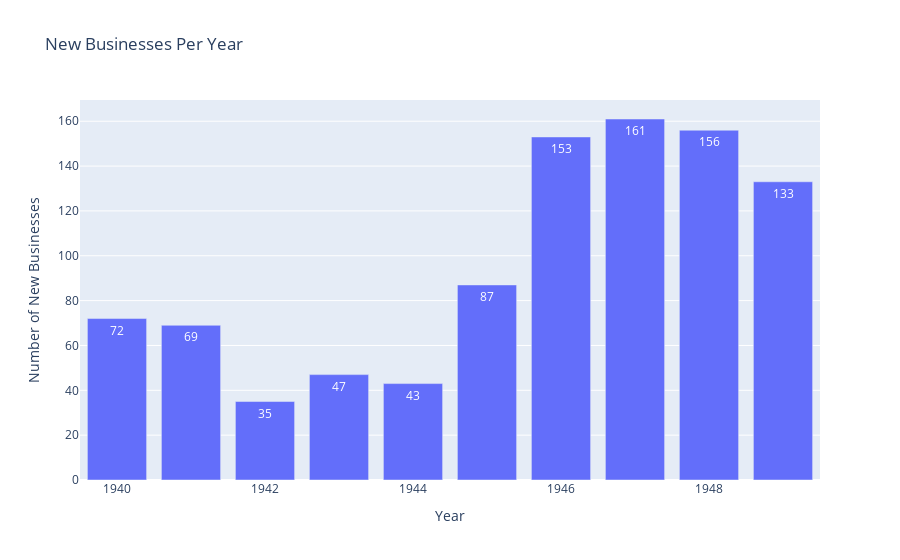

The cell this chart's notebook holds for it:
### Code cell
# Create a bar chart using Plotly of new businesses per year
fig = px.bar(businesses_per_year, x='year_entity_formed', y='count',
             title='New Businesses Per Year',
             labels={'year_entity_formed': 'Year', 'count': 'Number of New Businesses'},
             text='count')
fig.show()

### Figure 1 — Plotly figure (JSON) as saved in the notebook; plotly's stock layout.template omitted (floating-point values rounded to 4 significant figures)
{"data": [{"alignmentgroup": "True", "hovertemplate": "Year=%{x}<br>Number of New Businesses=%{text}<extra></extra>", "legendgroup": "", "marker": {"color": "#636efa", "pattern": {"shape": ""}}, "name": "", "offsetgroup": "", "orientation": "v", "showlegend": false, "text": [161, 156, 153, 133, 87, 72, 69, 47, 43, 35], "textposition": "auto", "type": "bar", "x": [1947, 1948, 1946, 1949, 1945, 1940, 1941, 1943, 1944, 1942], "xaxis": "x", "y": [161, 156, 153, 133, 87, 72, 69, 47, 43, 35], "yaxis": "y"}], "layout": {"barmode": "relative", "legend": {"tracegroupgap": 0}, "title": {"text": "New Businesses Per Year"}, "xaxis": {"anchor": "y", "domain": [0, 1], "title": {"text": "Year"}}, "yaxis": {"anchor": "x", "domain": [0, 1], "title": {"text": "Number of New Businesses"}}}}
